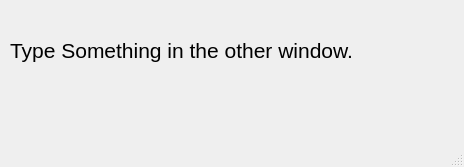
<?xml version="1.0" encoding="UTF-8"?>
<ui version="4.0">
 <class>SecondWindow</class>
 <widget class="QMainWindow" name="SecondWindow">
  <property name="geometry">
   <rect>
    <x>0</x>
    <y>0</y>
    <width>464</width>
    <height>167</height>
   </rect>
  </property>
  <property name="windowTitle">
   <string>MainWindow</string>
  </property>
  <widget class="QWidget" name="centralwidget">
   <widget class="QLabel" name="label">
    <property name="geometry">
     <rect>
      <x>10</x>
      <y>10</y>
      <width>431</width>
      <height>81</height>
     </rect>
    </property>
    <property name="font">
     <font>
      <pointsize>16</pointsize>
     </font>
    </property>
    <property name="text">
     <string>Type Something in the other window.</string>
    </property>
   </widget>
  </widget>
  <widget class="QMenuBar" name="menubar">
   <property name="geometry">
    <rect>
     <x>0</x>
     <y>0</y>
     <width>464</width>
     <height>30</height>
    </rect>
   </property>
  </widget>
  <widget class="QStatusBar" name="statusbar"/>
 </widget>
 <resources/>
 <connections/>
</ui>
